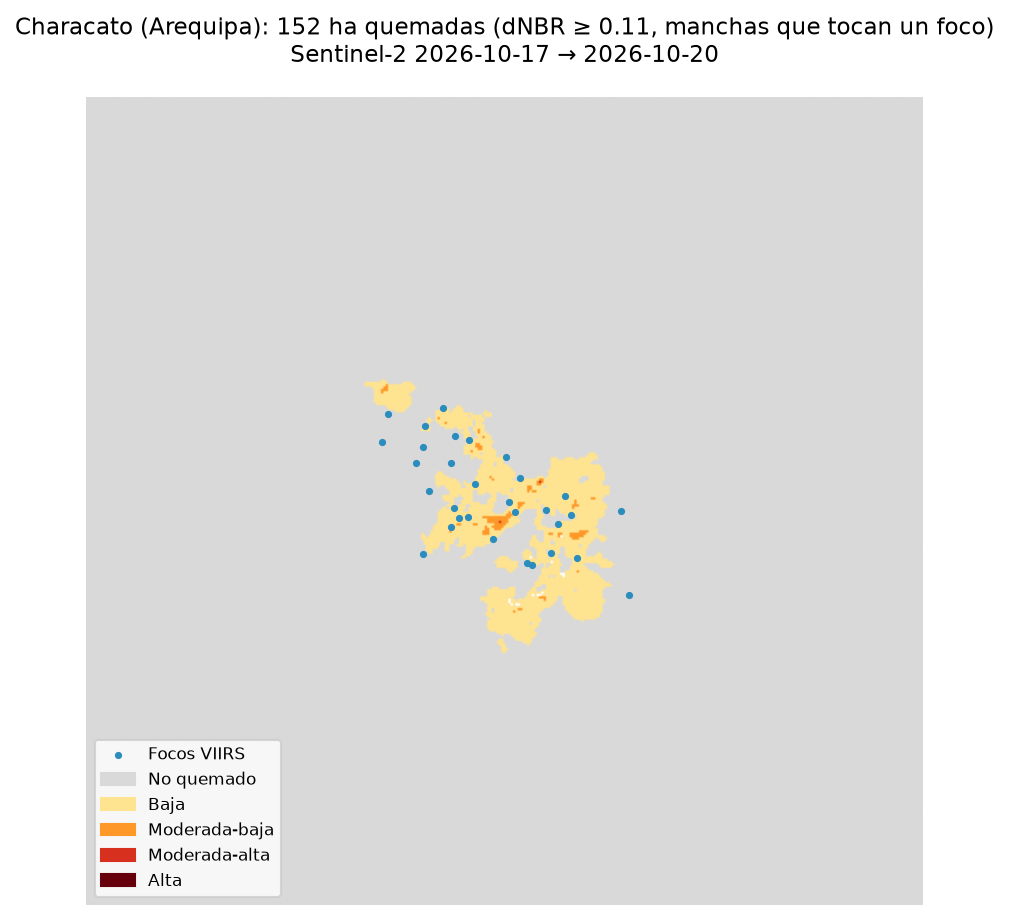
#> input picture outputs/dnbr_caso.png, 1009 x 920 px
$ python video.py
#> lines starting #> are read from the running program, lines starting #| are printed output that depends on the picture
"""Paso 5: arma reel.mp4 (1080x1920, 30 fps, H.264 + AAC) con subtítulos palabra por palabra.

Whisper marca cuándo se dice cada palabra; la que suena va en naranja. Pillow dibuja
cada cuadro y ffmpeg lo convierte en video. Las escenas de Characato muestran los
mapas del proyecto (dNBR y WorldCover) con un zoom lento; las cifras suben de 0 a su
valor. También exporta reel.srt y portada.png.
"""
import json
import os
import re
import subprocess
from pathlib import Path

import numpy as np
from faster_whisper import WhisperModel
from PIL import Image, ImageDraw, ImageFont

AQUI = Path(__file__).resolve().parent
SALIDAS = Path(os.environ.get("SALIDAS", AQUI / "salidas"))
FFMPEG = r"C:\Users\Nicolas Silva\Documents\ffmpeg-7.1.1-essentials_build\bin\ffmpeg.exe"
W, H, FPS = 1080, 1920, 30
PAUSA_S = 0.35
FONDO, PANEL, CLARO, SUAVE, NARANJA = "#1B1A17", "#2A2824", "#F4EFE6", "#BDB5A8", "#F28C38"
F = "C:/Windows/Fonts/"
SALIDAS_MAPAS = AQUI.parent / "outputs"


# [5 lines left out: function audio16k, not called in this run]


def fuente(nombre, tam):
    return ImageFont.truetype(F + nombre, tam)


TITULO, AVISO, PIE = fuente("segoeuib.ttf", 46), fuente("segoeui.ttf", 34), fuente("segoeui.ttf", 30)
CIFRA, CIFRA_MAPA = fuente("segoeuib.ttf", 230), fuente("segoeuib.ttf", 150)
ETIQUETA, SUB, CIERRE = fuente("segoeuib.ttf", 54), fuente("segoeuib.ttf", 68), fuente("segoeuib.ttf", 64)

# Recortes de los mapas del README, sin título ni leyenda
DNBR = Image.open(SALIDAS_MAPAS / "dnbr_caso.png").convert("RGB").crop((300, 330, 720, 690))
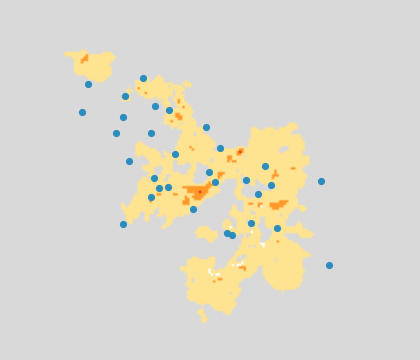
#> DNBR: PIL image 420x360 RGB; mean R, G, B 220.2, 217.1, 206.6
COBERTURA = Image.open(SALIDAS_MAPAS / "cobertura_caso.png").convert("RGB").crop((230, 290, 650, 650))
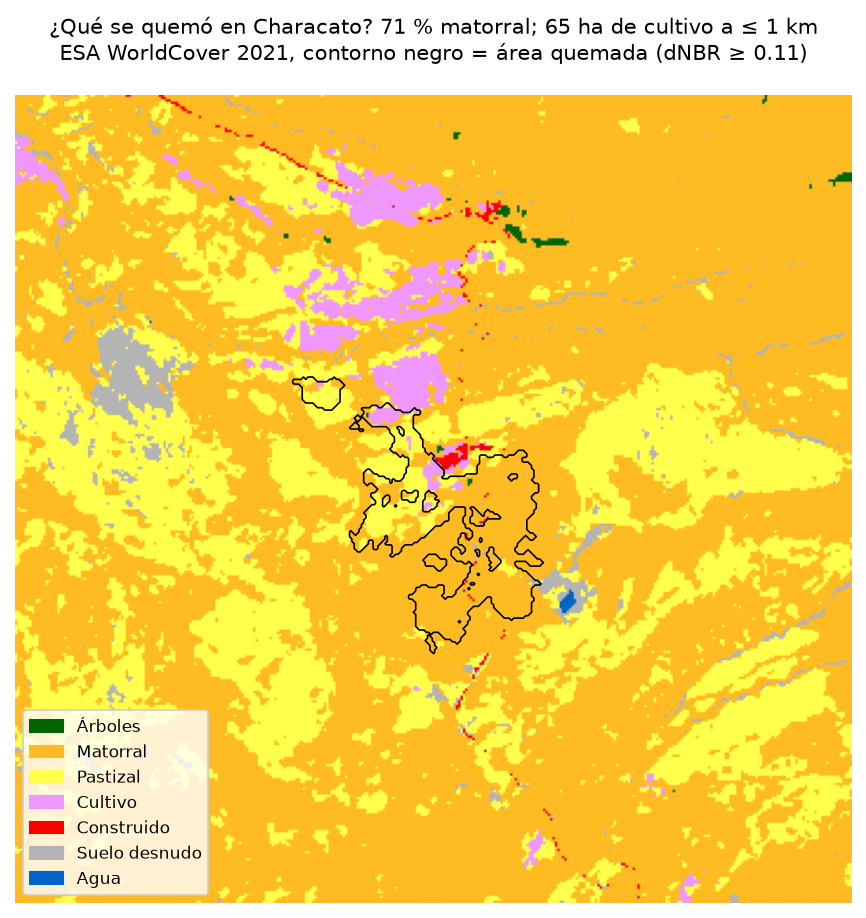
#> input picture outputs/cobertura_caso.png, 866 x 918 px
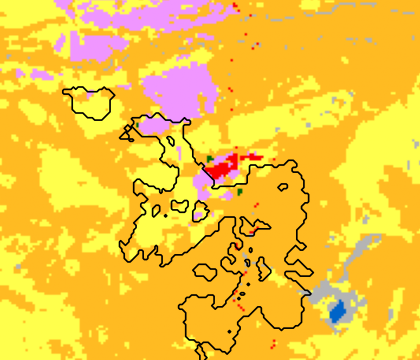
#> COBERTURA: PIL image 420x360 RGB; mean R, G, B 246, 198.3, 61.3
MAPAS = {
    "153 ha": (DNBR, [("#FFE08A", "Severidad baja"), ("#FF9A33", "Moderada"), ("#2E86C1", "Foco VIIRS")]),
    "7 ha": (COBERTURA, [("#F29BF0", "Cultivo"), ("#FF2020", "Construido"), ("#111111", "Área quemada")]),
    "65 ha": (COBERTURA, [("#F29BF0", "Cultivo"), ("#FFB627", "Matorral"), ("#111111", "Área quemada")]),
}
MAPA_CAJA = (90, 400, 990, 1171)  # 900 x 771, misma proporción que los recortes

#> (the run stopped early here; a loop or call above may not have finished)
